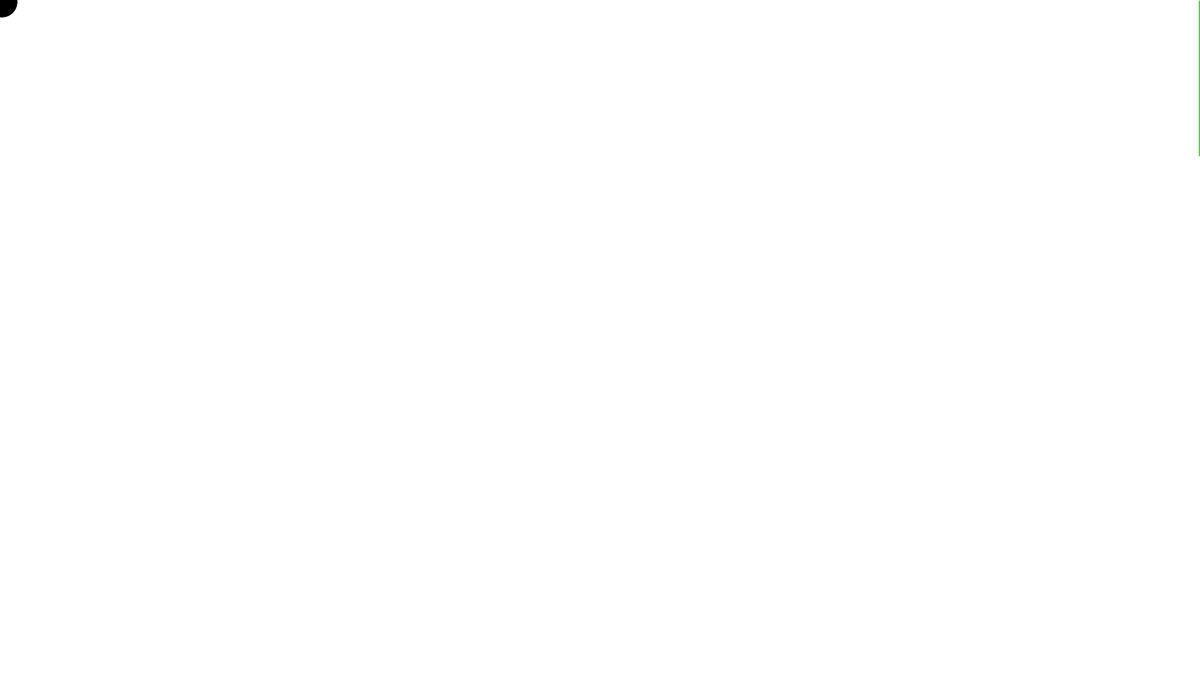
Frame 1 (no input)
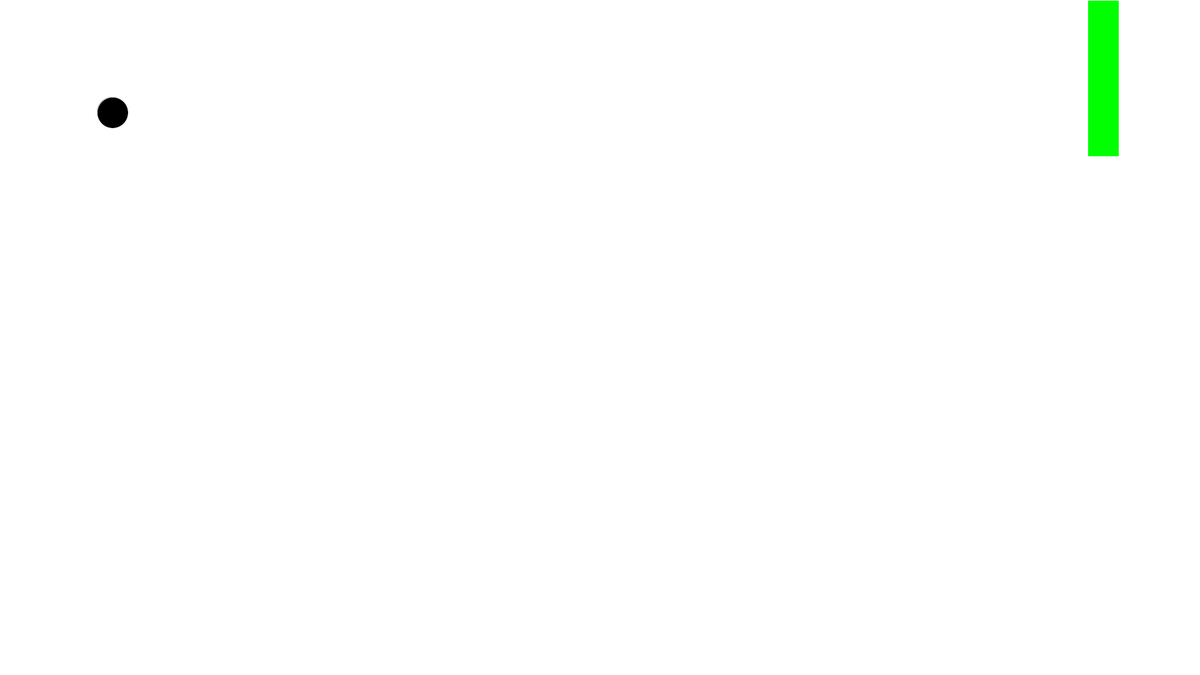
Frame 60 (the mouse pressed at the canvas centre just before this capture)
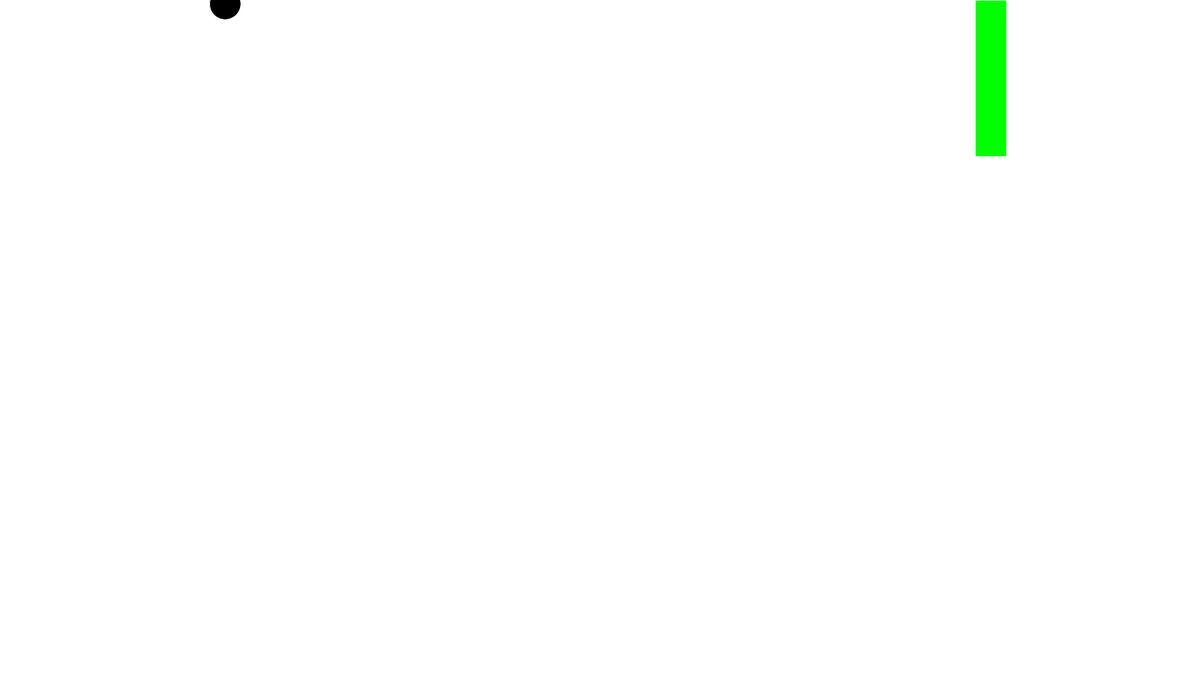
Frame 120 (the mouse held since frame 60 and released just before this capture)

The Processing sketch that drew these frames (run headless with seeded random() and noise(); from frame 60 on, the mouse is pressed at the canvas centre):

// Processing sketch: Flappy_Bird
// ── Flappy_Bird.pde
int x;
int x1 = 1920;
int y;
void draw() {
x+=3;
y+=3;
x1-=3;

  background(255,255, 255); 
  fill(0, 0, 0);
  stroke(255, 255, 255);
  ellipse(x, y, 50, 50);
  if(mousePressed == true){
   y-=6; 
  }
  fill(0, 255, 0);
rect(x1, 0, 50, 250);
}
void setup() {
  size(1920, 1080);
}

void mousePressed(){
  
  
  
  
  
  
}
